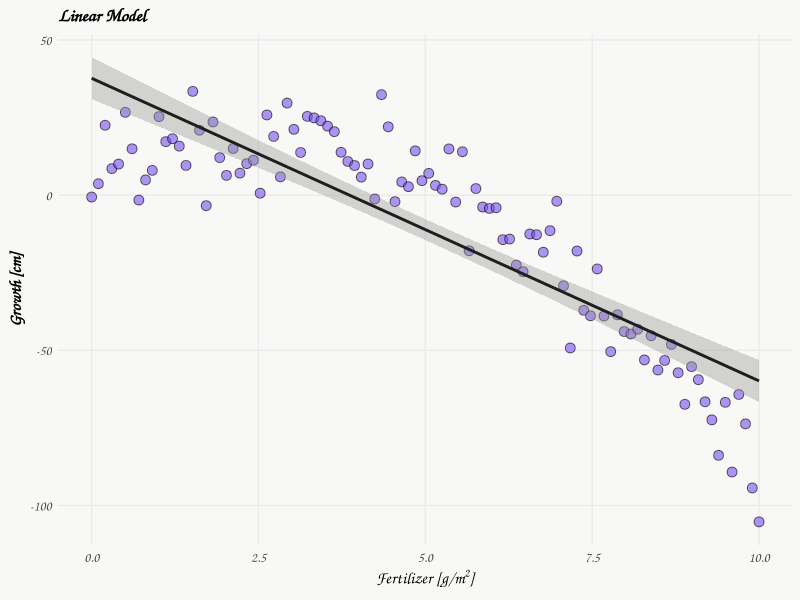
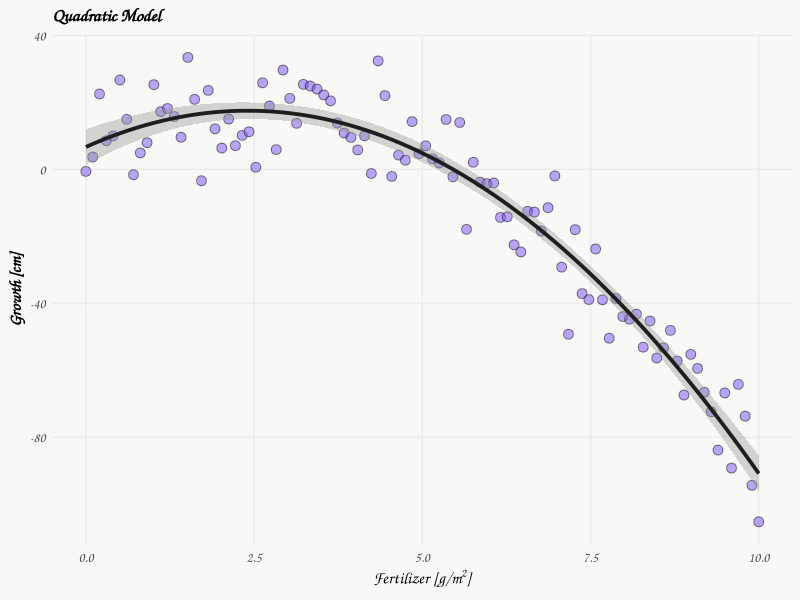
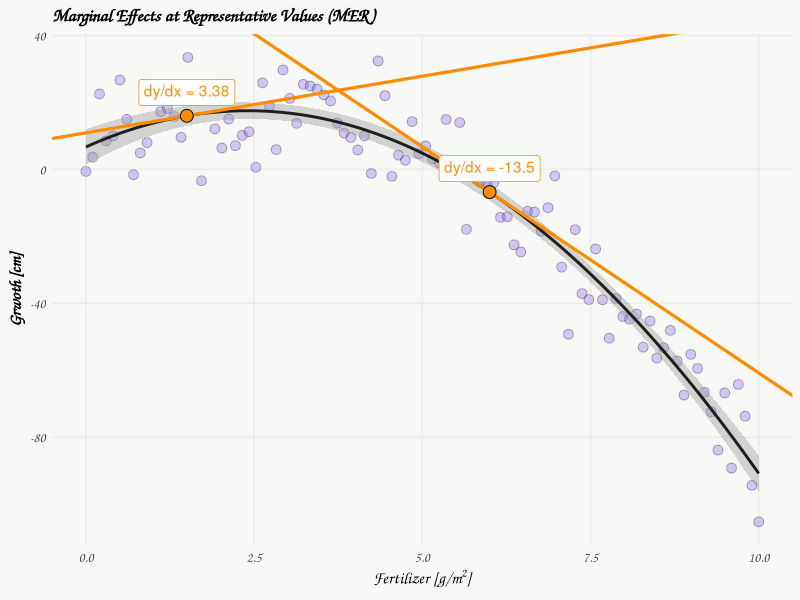
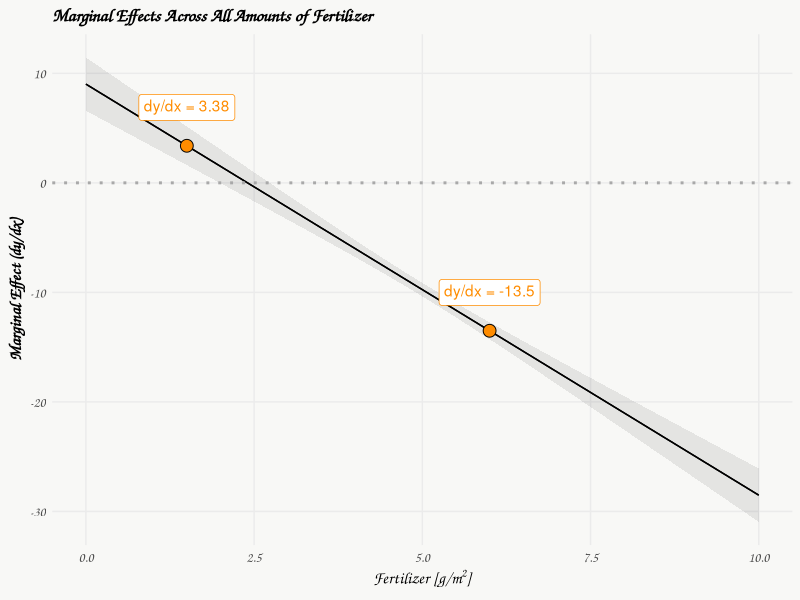
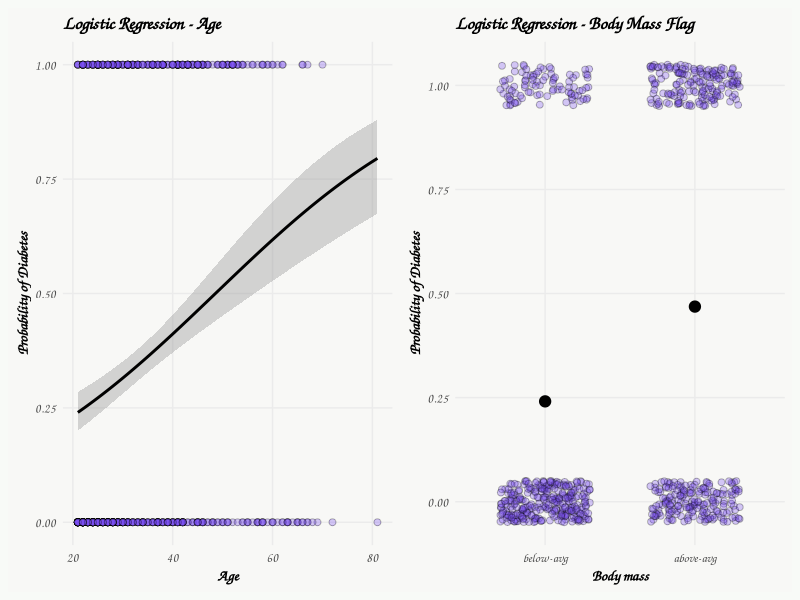
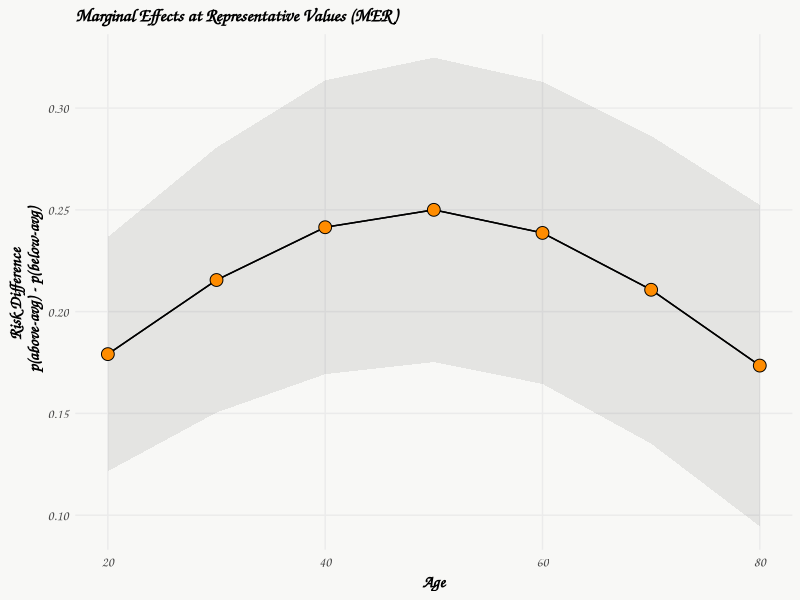

Generate these figures, in order, with R:
## ---- chunk 1
#| echo: false
#| message: false
#| code-fold: true

options(width = 200) 

# libraries --------------------------------------------------------------------

library(tidyverse)
library(magrittr)
library(datasets)
library(mlbench)
library(marginaleffects)
library(ggtext)
library(patchwork)

# functions --------------------------------------------------------------------

f_case_when <- function(...){
  # automatically order factor when using case_when...
  args <- rlang::list2(...)
  rhs <- purrr::map(args, rlang::f_rhs)
  cases <- dplyr::case_when(!!!args)
  rlang::exec(forcats::fct_relevel, cases, !!!rhs)
  }



# ggplot theme -----------------------------------------------------------------

theme_set(
  theme_minimal(base_family = "Comic Sans MS") +
  theme(panel.grid.minor = element_blank(),
        plot.background = element_rect(fill = "#f8f8f6", color = NA), 
        plot.title = element_text(face = "bold"),
        axis.text = element_text(size = 10),
        axis.title = element_text(face = "bold", size = 12),
        strip.text = element_text(face = "bold"),
        strip.background = element_rect(fill = "grey80", color = NA),
        legend.title = element_text(face = "bold"))
)

# data -------------------------------------------------------------------------

# PimaIndiansDiabetes2 instead of PimaIndiansDiabetes
# -> all zero values of glucose, pressure, triceps, insulin and mass have been set to NA
data(PimaIndiansDiabetes2)
## ---- chunk 2
set.seed(123)
x <- seq(0, 10, length.out = 100)           # Fertilizer amount
y <- -2*x^2 + 10*x + 5 + rnorm(100, sd = 10)  # Plant growth
plant_data <- data.frame(fertilizer = x, growth = y)
## ---- chunk 3
#| code-fold: true
#| warning: false
#| fig-width: 5.75
#| fig-height: 4.5
#| layout: [[80, 20]]

# plot
ggplot(plant_data, aes(x = fertilizer, y = growth) ) +
    geom_point(color = 'black', fill = '#7950f2', alpha = 0.6,  shape = 21, size = 3) +
    stat_smooth(method = "lm", formula = y ~ x, linewidth = 1, color = '#1e1e1e') +
    labs(title = 'Linear Model',
         x = expression(paste("Fertilizer [g/", m^2, ']')), y = "Growth [cm]")

# linear model
linear_model <- lm(growth ~ fertilizer, data = plant_data)
summary(linear_model)
## ---- chunk 4
#| code-fold: true
#| warning: false
#| fig-width: 6
#| fig-height: 4.5
#| layout: [[80, 20]]

# plot
ggplot(plant_data, aes(x = fertilizer, y = growth) ) +
    geom_point(fill = '#7950f2', alpha = 0.5,  shape = 21, size = 3) +
    stat_smooth(method = "lm", formula = y ~ x + I(x^2), linewidth = 1.3, color = '#1e1e1e') +
    labs(title = 'Quadratic Model',
         x = expression(paste("Fertilizer [g/", m^2, ']')), y = "Growth [cm]")

# quadratic model
quadratic_model <- lm(growth ~ fertilizer +  I(fertilizer^2), data = plant_data)
summary(quadratic_model)
## ---- chunk 5
slopes(quadratic_model, newdata = datagrid(fertilizer = c(1.5, 6))) -> s; s
## ---- chunk 6
#| code-fold: true
#| warning: false
#| fig-align: center
#| fig-width: 6
#| fig-height: 4.5


# y = 6.6991 + 9.0133*x + -1.8765(x^2) 
b_15 <- s$estimate[1]
x_15 <- 1.5
y_15 <- 6.6991 + 9.0133*1.5 -1.8765*(1.5^2) 
intercept_15 <- b_15 * (-x_15) + y_15

b_6 <- s$estimate[2]
x_6 <- 6
y_6 <- 6.6991 + 9.0133*6 -1.8765*(6^2) 
intercept_6 <- b_6 * (-x_6) + y_6

d.annot <- data.frame(x = c(x_15, x_6), 
                      y = c(y_15, y_6), 
                      b = c(b_15, b_6),
                      i = c(intercept_15, intercept_6)
                      ) %>% 
  mutate(label = paste0('dy/dx = ' , round(b, 2)))

ggplot(plant_data, aes(x = fertilizer, y = growth) ) +
    geom_point(fill = '#7950f2', alpha = 0.3,  shape = 21, size = 3) +
    stat_smooth(method = "lm", formula = y ~ x + I(x^2), linewidth = 1, color = '#1e1e1e') +
    geom_abline(data = d.annot, aes(slope = b, intercept = i),
                linewidth = 1.1, color = 'darkorange') +  
    geom_richtext(data = d.annot, aes(x = x, y = y, label = label), color = 'darkorange', nudge_y = 7) + 
    geom_point(data = d.annot, aes(x = x, y = y), fill = 'darkorange', shape = 21, size = 4) +
    #scale_x_continuous(breaks = seq(0, 90, by=10)) +
    #scale_y_continuous(limits = c(0,70)) + 
    labs(title = 'Marginal Effects at Representative Values (MER)',
         x = expression(paste("Fertilizer [g/", m^2, ']')), y = "Grwoth [cm]")
## ---- chunk 7
#| warning: false
#| code-fold: true
#| fig-align: center
#| fig-width: 6
#| fig-height: 4

plot_slopes(quadratic_model, variables = "fertilizer", condition = "fertilizer") + 
  geom_hline(yintercept = 0, color = 'darkgrey', linetype = 'dotted', lwd = 1) +
  geom_richtext(data = d.annot, aes(x = x, y = b, label = label), color = 'darkorange', nudge_y = 3.5) +
  geom_point(data = d.annot, aes(x = x, y = b), fill = 'darkorange', shape = 21, size = 4) +
  labs(title = 'Marginal Effects Across All Amounts of Fertilizer',
       y = 'Marginal Effect (dy/dx)', x = expression(paste("Fertilizer [g/", m^2, ']')))
## ---- chunk 8
slopes(quadratic_model, newdata = datagrid(age = c(30, 60)))
## ---- chunk 9
slopes(quadratic_model, newdata = "mean")
## ---- chunk 10
avg_slopes(quadratic_model)
## ---- chunk 11
# add binary predictor variable
PimaIndiansDiabetes2 %<>% 
  filter(!is.na(mass)) %>% 
  mutate(diab = ifelse(diabetes == 'pos', 1, 0),
         mass_fg = f_case_when(mass <= mean(mass) ~ 'below-avg',
                               mass > mean(mass) ~ 'above-avg'))
## ---- chunk 12
#| code-fold: true
#| warning: false
#| fig-width: 8
#| fig-height: 3.5
#| layout: [[80,20]]

# plot: age
p1 <- ggplot(PimaIndiansDiabetes2, aes(x = age, y = diab)) + 
  geom_point(fill = '#7950f2', alpha = 0.3,  shape = 21, size = 2) +
  stat_smooth(method="glm", color="black", se=TRUE, method.args = list(family=binomial), linewidth = 1) +
  labs(title = 'Logistic Regression - Age',
       y = 'Probability of Diabetes', x = 'Age') +
  theme(axis.text = element_text(size = 9),
        axis.title = element_text(size = 11))

# plot: body mass binary coded
p2 <- ggplot(PimaIndiansDiabetes2, aes(x = mass_fg, y = diab)) +
  geom_jitter(width = 0.3, height = 0.05, fill = '#7950f2', alpha = 0.3,  shape = 21, size = 2) +
  stat_summary(fun = mean, geom = "point", size = 3.5, color = "black") +
  geom_smooth(method = "glm", method.args = list(family = "binomial"), se = FALSE) +
  labs(x = "Body mass", y = "Probability of Diabetes", title = "Logistic Regression - Body Mass Flag") +
  theme(axis.text = element_text(size = 9),
        axis.title = element_text(size = 11))

p1+p2+plot_annotation(theme = theme(plot.background = element_rect(fill ="#f8faf7", color="#f8faf7")))


# logistic regression
logit_model <- glm(diabetes ~ age + mass_fg, data = PimaIndiansDiabetes2, family = 'binomial')
summary(logit_model)
## ---- chunk 13
exp(logit_model$coefficients)
## ---- chunk 14
comparisons(logit_model, variable = 'age') -> rr.age; rr.age
## ---- chunk 15
comparisons(logit_model, variable = 'mass_fg') -> rr.mass; rr.mass
## ---- chunk 16
avg_comparisons(logit_model, variable = 'age')
## ---- chunk 17
avg_comparisons(logit_model, variable = 'mass_fg')
## ---- chunk 18
comparisons(logit_model, newdata = 'mean')
## ---- chunk 19
p0 <- predict(logit_model, newdata = data.frame(age = 33.2,    mass_fg = 'above-avg'), type = 'response')
p1 <- predict(logit_model, newdata = data.frame(age = 33.2 +1, mass_fg = 'above-avg'), type = 'response')
p1-p0
## ---- chunk 20
p0 <- predict(logit_model, newdata = data.frame(age = 33.2, mass_fg = 'below-avg'), type = 'response')
p1 <- predict(logit_model, newdata = data.frame(age = 33.2, mass_fg = 'above-avg'), type = 'response')
p1-p0
## ---- chunk 21
#| warning: false
comparisons(logit_model, variable = 'mass_fg', newdata = data.frame(age = seq(20, 80, by=10))) -> c; c
## ---- chunk 22
#| code-fold: true
#| fig-align: center
#| fig-width: 6
#| fig-height: 4

plot_comparisons(logit_model, variable = 'mass_fg', 
                 condition = list("age" = seq(20, 80, by=10))) +
  geom_point(data = data.frame(age = c$age, est = c$estimate), aes(x = age, y = est),
             fill = 'darkorange',  shape = 21, size = 4) +
  labs(title = 'Marginal Effects at Representative Values (MER)',
       y = 'Risk Difference \n p(above-avg) - p(below-avg)',
       x = 'Age')
